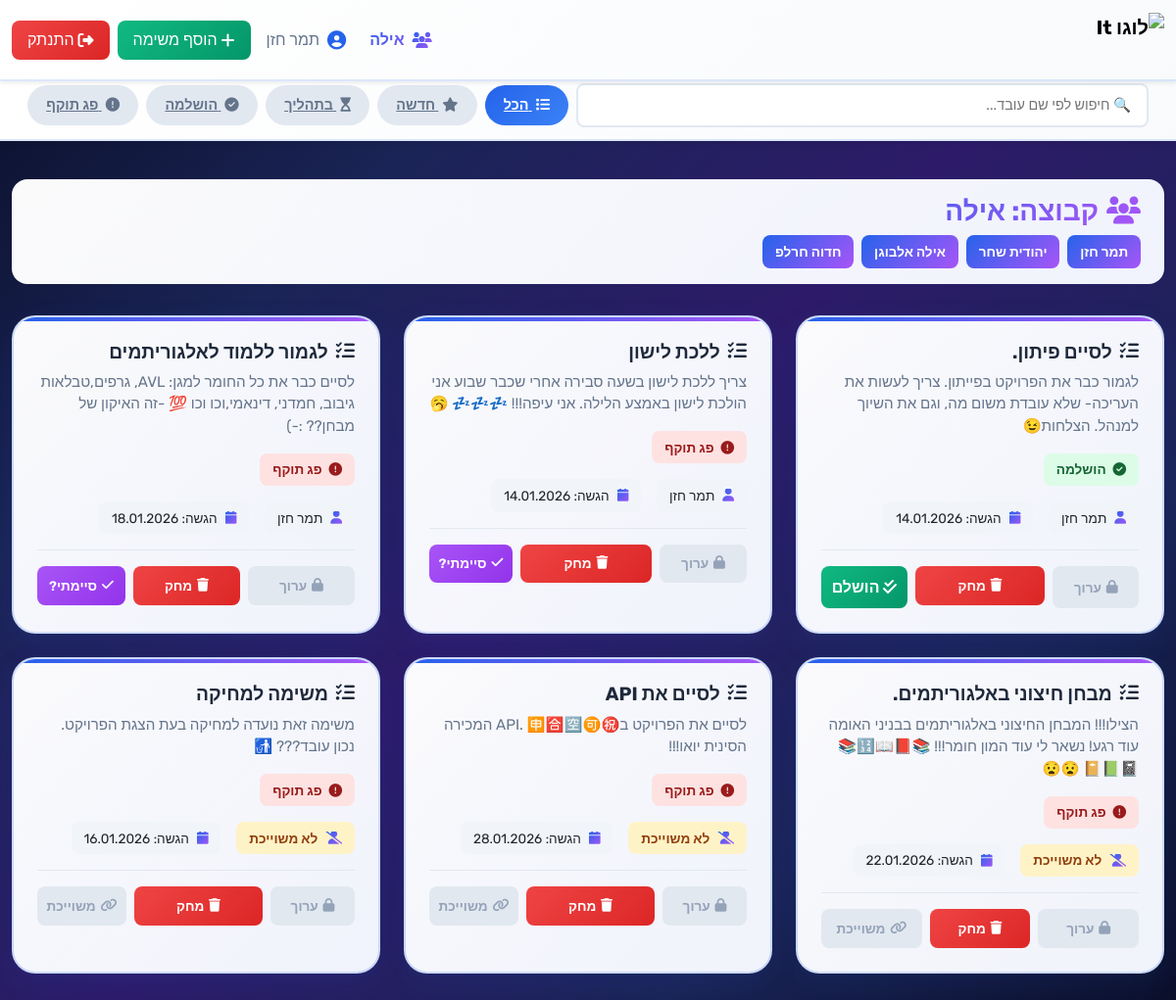
The page /DoIt/GetTasks/ (signed in) on the database as committed earlier.
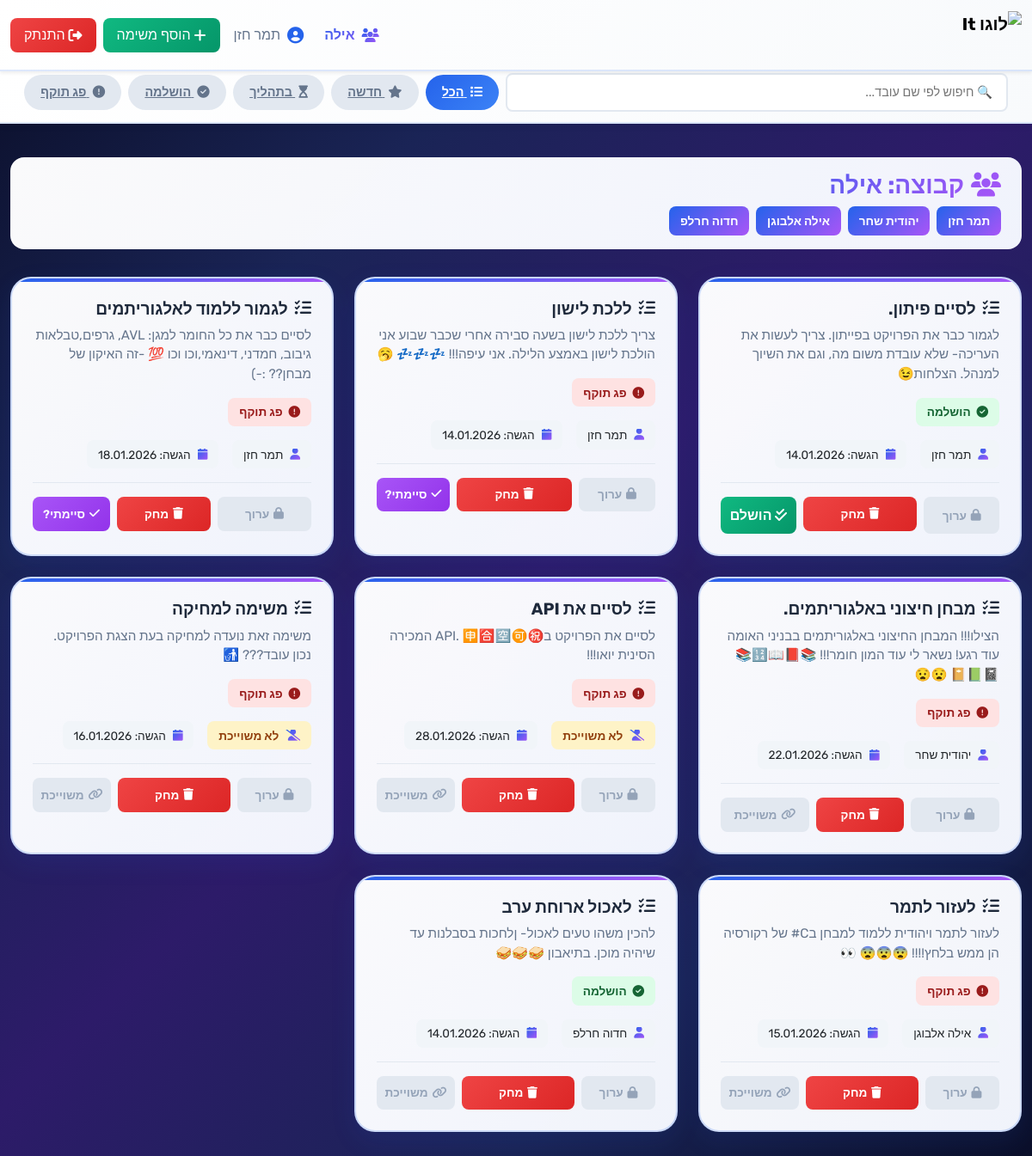
The same page on the database as committed later.
### App/models.py (models this page shows, shortened)
class User(AbstractUser):
    role = models.CharField(max_length=20, choices=[('Manager', 'Manager'), ('Team_Member', 'Team_Member')], null=True)
    team = models.ForeignKey("Team", on_delete=models.CASCADE, null=True)

class Team(models.Model):
    team_name = models.CharField(max_length=100, unique=True)

class Task(models.Model):
    name = models.CharField(max_length=100)
    description = models.TextField()
    end_date = models.DateField(validators=[end_date_validation])
    status = models.CharField(max_length=100, choices=[
            ("NEW_TASK", "New Task"),
            ("ON_PROCESS", "On Process"),
            ("DONE", "Completed"),
            ("EXPIRED", "Time Over")
    ], null=True, default='NEW')
    team = models.ForeignKey("Team", on_delete=models.CASCADE)
    owner = models.ForeignKey("User", on_delete=models.SET_NULL, null=True, blank=True)

### App/views.py (the view)
# urls.py: path("GetTasks/", views.get_tasks, name="get_tasks"),
@login_required()
def get_tasks(request):
    team = request.user.team
    tasks = Task.objects.filter(team=team)
    users = User.objects.filter(team=team)
    status_filter = request.GET.get('status')
    query = request.GET.get('q')
    if query:
        tasks = tasks.filter(
            Q(owner__first_name__icontains=query) |
            Q(owner__last_name__icontains=query)
        )
    if status_filter:
        tasks = tasks.filter(status=status_filter)
    now = timezone.now().date()
    for task in tasks:
        if task.end_date < now and task.status not in ['EXPIRED', 'DONE']:
            task.status = 'EXPIRED'
            task.save()
    context = {'tasks': tasks, 'team': team, 'users': users}
    return render(request, 'Task/GetTasks.html', context)

### templates/Task/GetTasks.html (shortened to what this page needs)
{% load static %}
<!DOCTYPE html>
<html lang="he" dir="rtl">
<head>
    <link rel="stylesheet" href="https://cdn.jsdelivr.net/npm/bootstrap@5.3.0/dist/css/bootstrap.rtl.min.css">
    <link rel="stylesheet" href="https://cdnjs.cloudflare.com/ajax/libs/font-awesome/6.4.0/css/all.min.css">
</head>
<body>
    {% include "component/Nav.html" %}
    <main class="container-fluid">
        <div class="page-header">
            <h1>
                רשימת המשימות
            </h1>
        </div>
        <div class="team-info">
            <div class="team-info-text">
                <h3><i class="fas fa-users me-2"></i>קבוצה: {{ team.team_name }}</h3>
                <div class="team-members">
                    {% for user in users %}
                        <span class="member-badge">{{ user.first_name }} {{ user.last_name }}</span>
                    {% endfor %}
                </div>
            </div>
        </div>
        {% if tasks %}
            <div class="tasks-container">
                {% for task in tasks %}
                    <div class="task-card">
                        <h4 class="task-title">
                            <i class="fas fa-tasks"></i>
                            {{ task.name }}
                        </h4>
                        {% if task.description %}
                            <p class="task-description">{{ task.description }}</p>
                        {% endif %}
                        <div class="task-status status-{{ task.status|lower }}">
                            {% if task.status == 'NEW_TASK' %}
                                <i class="fas fa-star me-1"></i> משימה חדשה
                            {% elif task.status == 'ON_PROCESS' %}
                                <i class="fas fa-hourglass-start me-1"></i> בתהליך
                            {% elif task.status == 'DONE' %}
                                <i class="fas fa-check-circle me-1"></i> הושלמה
                            {% elif task.status == 'EXPIRED' %}
                                <i class="fas fa-exclamation-circle me-1"></i> פג תוקף
                            {% endif %}
                        </div>
                        <div class="task-meta">
                            {% if task.owner %}
                                <div class="meta-item">
                                    <i class="fas fa-user"></i>
                                    {{ task.owner.first_name }} {{ task.owner.last_name }}
                                </div>
                            {% else %}
                                <div class="meta-item" style="background: #fef3c7; color: #92400e;">
                                    <i class="fas fa-user-slash"></i>
                                    <strong>לא משוייכת</strong>
                                </div>
                            {% endif %}
                            <div class="meta-item">
                                <i class="fas fa-calendar"></i>
                                הגשה: {{ task.end_date|date:"d.m.Y" }}
                            </div>
                        </div>
                        {% if user.role == 'Manager' %}
                            <div class="task-actions">
                                {% if task.status == 'NEW_TASK' %}
                                    <a href="{% url 'edit_task' task.id %}" class="btn-action btn-edit">
                                        <i class="fas fa-edit"></i> ערוך
                                    </a>
                                {% else %}
                                    <button class="btn-action" style="background: #e2e8f0; color: #94a3b8; cursor: not-allowed;" disabled title="{% if task.status == 'DONE' %}לא ניתן לערוך משימה שהושלמה{% else %}לא ניתן לערוך משימות שפג תוקפן{% endif %}">
                                        <i class="fas fa-lock"></i> ערוך
                                    </button>
                                {% endif %}
                                <form method="post" action="{% url 'delete_task' task.id %}" class="flex-grow-1" onsubmit="return confirm('האם אתה בטוח?');">
                                    <button type="submit" class="btn-action btn-delete" style="width: 100%;">
                                        <i class="fas fa-trash"></i> מחק
                                    </button>
                                </form>
                                {% if not task.owner and task.status != 'EXPIRED' %}
                                    <form method="post" action="{% url 'update_owner' task.id %}" class="flex-grow-1">
                                        {% csrf_token %}
                                        <select name="user_id" onchange="this.form.submit();" style="padding: 0.6rem; border-radius: 0.5rem; border: none; background: linear-gradient(135deg, #10b981, #059669); color: white; font-weight: 600; cursor: pointer;">
                                            <option value="" disabled selected>🔗 הקצה משימה</option>
                                            {% for u in users %}
                                                <option value="{{ u.id }}">{{ u.first_name }} {{ u.last_name }}</option>
                                            {% endfor %}
                                        </select>
                                    </form>
                                {% elif task.owner.id == user.id and task.status != 'DONE' %}
                                    <form method="post" action="{% url 'update_status' task.id %}" style="flex: 1;">
                                        <button type="submit" class="btn-action btn-complete" style="width: 100%;">
                                            <i class="fas fa-check"></i>סיימתי?
                                        </button>
                                {% elif task.owner.id == user.id and task.status == 'DONE' %}
                                    <div style="background: linear-gradient(135deg, #10b981, #059669); color: white; padding: 0.6rem; border-radius: 0.5rem; text-align: center; font-weight: 600; flex: 1;">
                                        <i class="fas fa-check-double"></i> הושלם
                                    </div>
                                {% else %}
                                    <button class="btn-action" style="width: 30%; background: #e2e8f0; color: #94a3b8; cursor: not-allowed;" disabled title="{% if task.owner %}משימה כבר משוייכת{% else %}לא ניתן להקצות משימות שפג תוקפן{% endif %}">
                                        <i class="fas fa-link"></i> משוייכת
                                    </button>
                                {% endif %}
                            </div>
                        {% endif %}
                    </div>
                {% endfor %}
            </div>
        {% endif %}
    </main>
</body>
</html>

### templates/component/Nav.html (shortened to what this page needs)
{% load static %}
<nav class="navbar navbar-expand-lg fixed-top navbar-light shadow-sm" style="background: linear-gradient(135deg, #ffffff 0%, #f8fafc 100%); border-bottom: 2px solid rgba(37, 99, 235, 0.15);">
  <div class="container-fluid">
    <a class="navbar-brand d-flex align-items-center fw-bold" href="{% url 'welcome' %}" style="text-decoration: none;">
      <img src="{% static 'My-App/images/DoIt.gif' %}?t={% now 'U' %}" alt="לוגו DoIt" height="55" class="me-2 logo-gif glow" style="max-width: 70px; animation: glow 2s ease-in-out infinite;">
    </a>
    <div class="collapse navbar-collapse" id="mainNavbar">
      <ul class="navbar-nav ms-auto mb-2 mb-lg-0">
        {% if user.is_authenticated %}
          <li class="nav-item me-2">
            <span class="nav-link d-flex align-items-center" style="background: linear-gradient(135deg, #2563eb 0%, #a855f7 100%); -webkit-background-clip: text; -webkit-text-fill-color: transparent; background-clip: text; font-weight: 700; animation: fadeIn 0.6s ease-out;">
              <i class="fas fa-users me-2" style="background: linear-gradient(135deg, #2563eb, #a855f7); -webkit-background-clip: text; -webkit-text-fill-color: transparent; background-clip: text;"></i>
              {{ user.team.team_name }}
            </span>
          </li>
          <li class="nav-item me-2">
            <span class="nav-link d-flex align-items-center" style="color: #64748b; animation: fadeIn 0.7s ease-out;">
              <i class="fas fa-user-circle me-2" style="color: #2563eb; font-size: 1.2rem;"></i>
              {{ user.first_name }} {{ user.last_name }}
            </span>
          </li>
          {% if user.role == 'Manager' %}
          <li class="nav-item me-2">
            <a class="nav-link d-flex align-items-center" href="{% url 'add_task' %}" style="background: linear-gradient(135deg, #10b981 0%, #059669 100%); color: white; border-radius: 0.5rem; padding: 0.5rem 1rem; transition: all 0.3s ease; animation: slideDown 0.6s ease-out;">
              <i class="fas fa-plus me-1"></i>
              <span>הוסף משימה</span>
            </a>
          </li>
          {% endif %}
          <li class="nav-item">
            <a class="nav-link d-flex align-items-center" href="{% url 'logout' %}" style="background: linear-gradient(135deg, #ef4444 0%, #dc2626 100%); color: white; border-radius: 0.5rem; padding: 0.5rem 1rem; transition: all 0.3s ease; animation: slideDown 0.7s ease-out;">
              <i class="fas fa-sign-out-alt me-1"></i>
              <span>התנתק</span>
            </a>
          </li>
        {% endif %}
      </ul>
    </div>
  </div>
</nav>
{% if user.is_authenticated and request.resolver_match.url_name == 'get_tasks' %}
<div class="filters-top-bar" style="background: linear-gradient(135deg, #ffffff 0%, #f8fafc 100%); border-bottom: 2px solid rgba(37, 99, 235, 0.15); padding: 0.75rem 1rem; position: sticky; top: 73px; z-index: 100; box-shadow: 0 2px 8px rgba(0, 0, 0, 0.08);">
  <div class="container-fluid">
    <form method="get" id="filterForm" class="d-flex align-items-center gap-2 flex-wrap">
      <div class="filter-search" style="flex: 1; min-width: 200px;">
        <input type="text" name="q" placeholder="🔍 חיפוש לפי שם עובד..." value="{{ request.GET.q }}"
          style="width: 100%; padding: 0.6rem 1rem; border: 2px solid #e2e8f0; border-radius: 0.5rem; font-size: 0.9rem; transition: all 0.3s ease;"
          onchange="this.form.submit();">
      </div>
      <div class="status-tabs" style="display: flex; gap: 0.5rem; flex-wrap: wrap;">
        <a href="{% url 'get_tasks' %}" class="tab-btn {% if not request.GET.status %}active{% endif %}"
          style="padding: 0.6rem 1.2rem; border-radius: 2rem; border: none; cursor: pointer; font-size: 0.9rem; font-weight: 600; transition: all 0.3s ease; background: {% if not request.GET.status %}linear-gradient(135deg, #2563eb, #3b82f6){% else %}#e2e8f0{% endif %}; color: {% if not request.GET.status %}white{% else %}#64748b{% endif %};">
          <i class="fas fa-list me-1"></i> הכל
        </a>
        <a href="{% url 'get_tasks' %}?status=NEW_TASK" class="tab-btn {% if request.GET.status == 'NEW_TASK' %}active{% endif %}"
          style="padding: 0.6rem 1.2rem; border-radius: 2rem; border: none; cursor: pointer; font-size: 0.9rem; font-weight: 600; transition: all 0.3s ease; background: {% if request.GET.status == 'NEW_TASK' %}linear-gradient(135deg, #3b82f6, #2563eb){% else %}#e2e8f0{% endif %}; color: {% if request.GET.status == 'NEW_TASK' %}white{% else %}#64748b{% endif %};">
          <i class="fas fa-star me-1"></i> חדשה
        </a>
        <a href="{% url 'get_tasks' %}?status=ON_PROCESS" class="tab-btn {% if request.GET.status == 'ON_PROCESS' %}active{% endif %}"
          style="padding: 0.6rem 1.2rem; border-radius: 2rem; border: none; cursor: pointer; font-size: 0.9rem; font-weight: 600; transition: all 0.3s ease; background: {% if request.GET.status == 'ON_PROCESS' %}linear-gradient(135deg, #f59e0b, #d97706){% else %}#e2e8f0{% endif %}; color: {% if request.GET.status == 'ON_PROCESS' %}white{% else %}#64748b{% endif %};">
          <i class="fas fa-hourglass-start me-1"></i> בתהליך
        </a>
        <a href="{% url 'get_tasks' %}?status=DONE" class="tab-btn {% if request.GET.status == 'DONE' %}active{% endif %}"
          style="padding: 0.6rem 1.2rem; border-radius: 2rem; border: none; cursor: pointer; font-size: 0.9rem; font-weight: 600; transition: all 0.3s ease; background: {% if request.GET.status == 'DONE' %}linear-gradient(135deg, #10b981, #059669){% else %}#e2e8f0{% endif %}; color: {% if request.GET.status == 'DONE' %}white{% else %}#64748b{% endif %};">
          <i class="fas fa-check-circle me-1"></i> הושלמה
        </a>
        <a href="{% url 'get_tasks' %}?status=EXPIRED" class="tab-btn {% if request.GET.status == 'EXPIRED' %}active{% endif %}"
          style="padding: 0.6rem 1.2rem; border-radius: 2rem; border: none; cursor: pointer; font-size: 0.9rem; font-weight: 600; transition: all 0.3s ease; background: {% if request.GET.status == 'EXPIRED' %}linear-gradient(135deg, #ef4444, #dc2626){% else %}#e2e8f0{% endif %}; color: {% if request.GET.status == 'EXPIRED' %}white{% else %}#64748b{% endif %};">
          <i class="fas fa-exclamation-circle me-1"></i> פג תוקף
        </a>
      </div>
    </form>
  </div>
</div>
{% endif %}

Rows that differ between the two databases and show on the page:
changed Task "מבחן חיצוני באלגוריתמים.": owner.first_name (not shown) → "יהודית"; owner.last_name (not shown) → "שחר"; no longer shows "לא משוייכת"
added Task: name "לעזור לתמר", description "לעזור לתמר ויהודית ללמוד למבחן בC# של רקורסיה הן ממש בלחץ!!!! 😨😨😨 👀", status "ON_PROCESS" (drawn), owner.first_name "אילה", owner.last_name "אלבוגן", end_date "15.01.2026", shows "משוייכת"
added Task: name "לאכול ארוחת ערב", description "להכין משהו טעים לאכול- ןלחכות בסבלנות עד שיהיה מוכן. בתיאבון 🥪🥪🥪", status "DONE" (drawn), owner.first_name "חדוה", owner.last_name "חרלפ", end_date "14.01.2026", shows "משוייכת"
